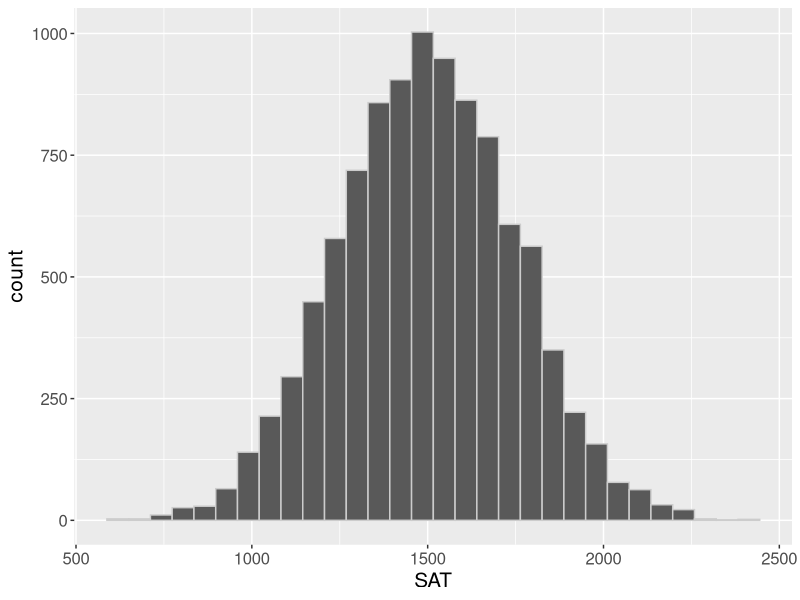
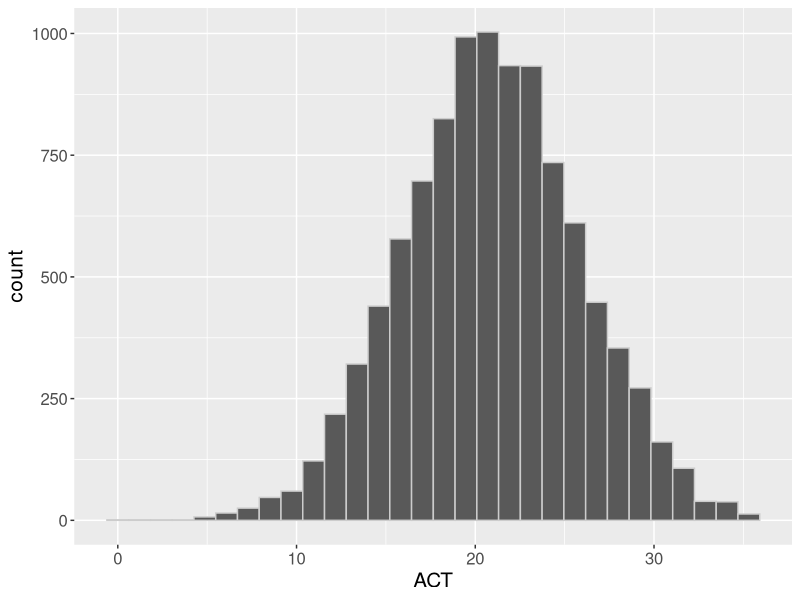
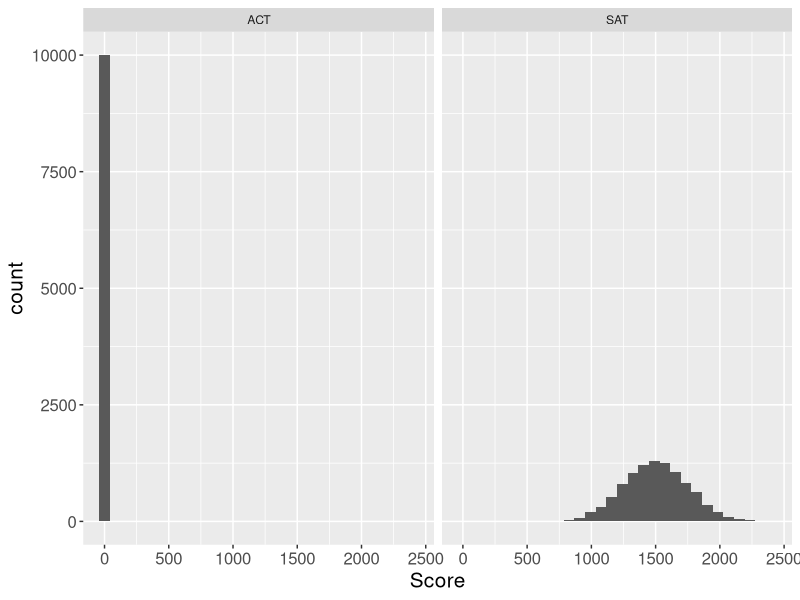
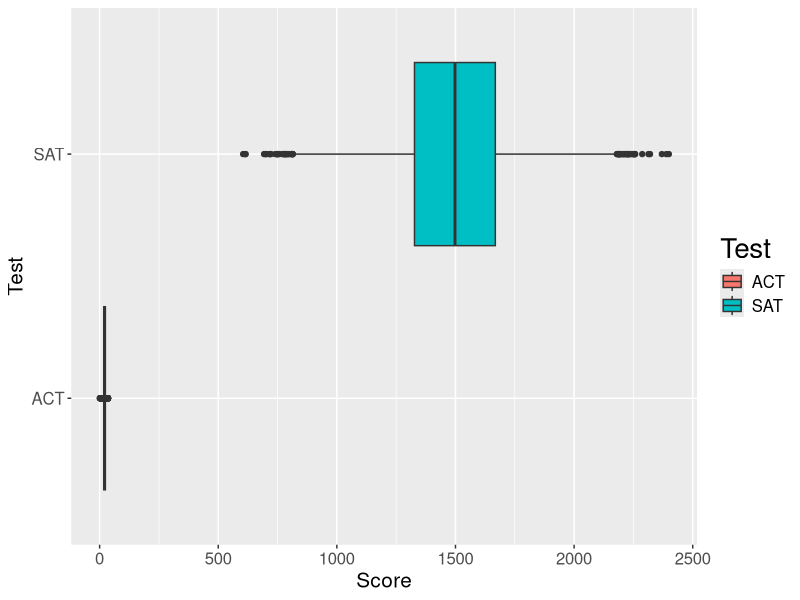
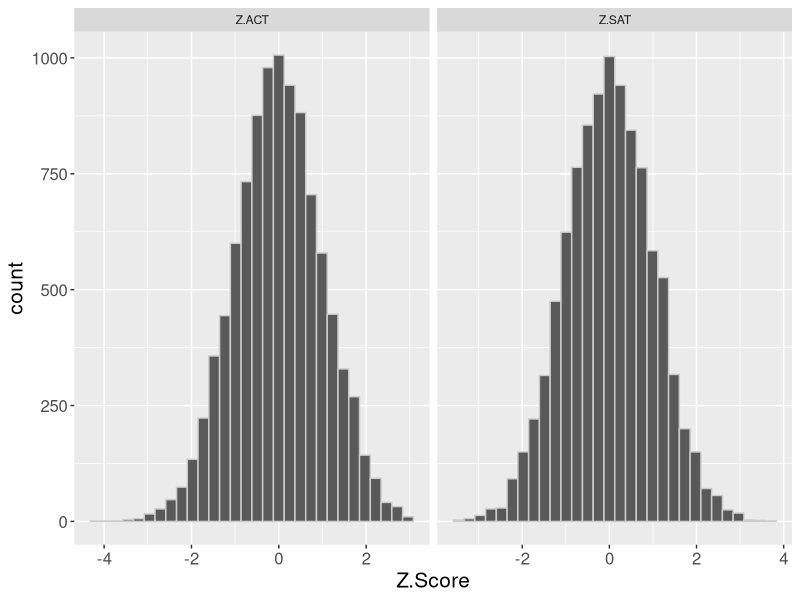
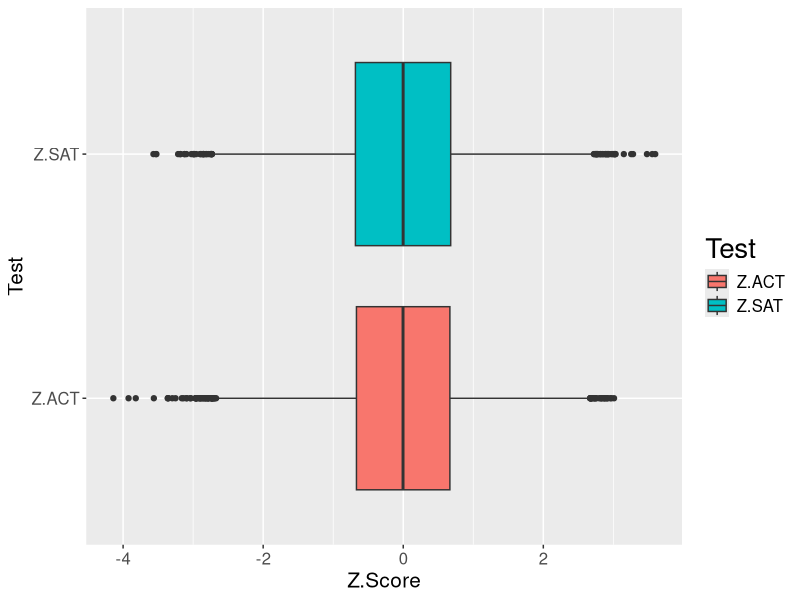
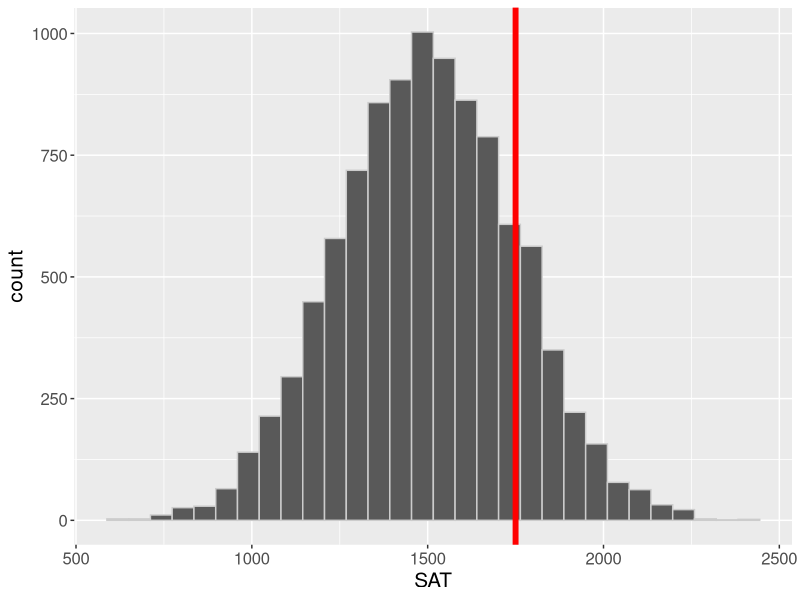
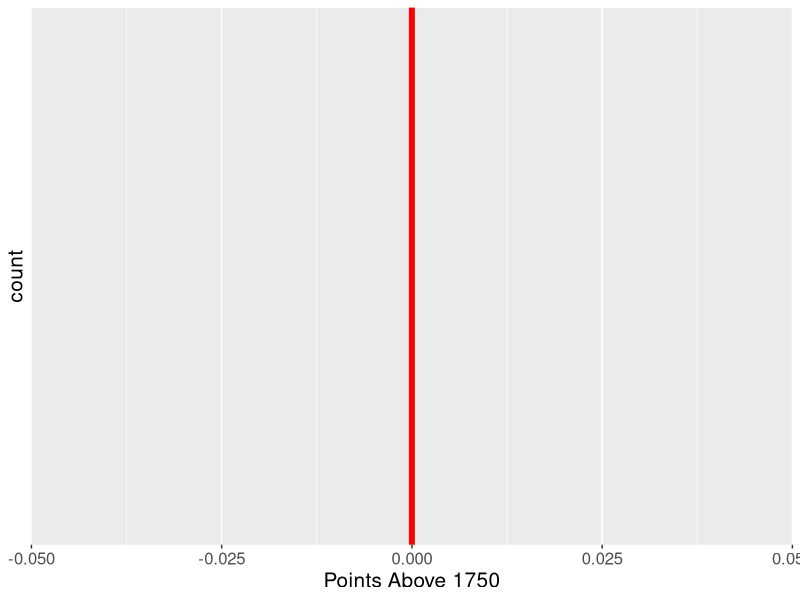

The R script that drew these images, in order:
## ---- chunk 1
knitr::opts_chunk$set(echo = FALSE, fig.width = 10, fig.height = 5, fig.align = "center", 
                      message = FALSE, warning=FALSE, cache = TRUE) 
## ---- chunk 2
library(dplyr, quietly = TRUE, warn.conflicts = FALSE)
library(tidyr, quietly = TRUE, warn.conflicts = FALSE)
library(ggplot2, quietly = TRUE, warn.conflicts = FALSE)
set.seed(250)
dat <- data.frame(ID = sample(100000:999999, 10000), SAT = rnorm(10000, 1500, 250), 
                  ACT = rnorm(10000, 21, 5))
dat$SAT <- ifelse(dat$SAT > 2400, 1500, dat$SAT)
dat$ACT <- ifelse(dat$ACT > 36, 21, dat$ACT)
dat.long <- dat %>% gather(Test, Score, -ID)
head(dat)
## ---- chunk 3
ps <- element_text(size = 12)
ps2 <- element_text(size = 15)
ps3 <- element_text(size = 20)
this.theme <- theme(axis.title.x = ps2, axis.title.y = ps2, axis.text.x = ps, axis.text.y = ps, 
                    title = ps3,
                    legend.text = ps)
ggplot(dat, aes(x = SAT)) + geom_histogram(color = "grey80") + this.theme
## ---- chunk 4
ggplot(dat, aes(x = ACT)) + geom_histogram(color = "grey80") + this.theme
## ---- chunk 5
ggplot(dat.long, aes(x = Score)) + geom_histogram() + 
  this.theme +
  facet_grid(~Test)
## ---- chunk 6
ggplot(dat.long, aes(x = Test, y = Score, fill = Test)) + geom_boxplot() + 
  this.theme + coord_flip()
## ---- chunk 7
dat.split <- split(dat.long, dat.long$Test)
t(sapply(dat.split, function(l) summary(l$Score)))[,-4]
## ---- chunk 8
t(sapply(dat.split, function(l) data.frame(Mean = mean(l$Score), "St.Dev" = sd(l$Score))))
## ---- chunk 9
dat2 <- data.frame(dat$ID, scale(dat[-1]))
colnames(dat2) <- c("ID", "Z.SAT", "Z.ACT")
dat2.long <- dat2 %>% gather(Test, Z.Score, -ID)
ggplot(dat2.long, aes(x = Z.Score)) + geom_histogram(color = "grey80") + 
  this.theme +
  facet_grid(~Test, scale="free")
## ---- chunk 10
ggplot(dat2.long, aes(x = Test, y = Z.Score, fill = Test)) + geom_boxplot() + 
  this.theme + coord_flip()
## ---- chunk 11
dat2.split <- split(dat2.long, dat2.long$Test)
t(sapply(dat2.split, function(l) summary(l$Z.Score)))[,-4]
## ---- chunk 12
t(sapply(dat2.split, function(l) 
  round(data.frame(Mean = mean(l$Z.Score), "St.Dev" = sd(l$Z.Score)))))
## ---- chunk 13
ggplot(dat, aes(x = SAT)) + geom_histogram(color = "grey80") + this.theme +
  geom_vline(xintercept = 1750, color = "red", size = 2)
## ---- chunk 14
ggplot(dat, aes(x = I(SAT - 1750))) + geom_histogram(color = "grey80") + this.theme +
  geom_vline(xintercept = 0, color = "red", size = 2) + xlab("Points Above 1750")
## ---- chunk 15
summ <- function(x){
  foo <- c(fivenum(x))
  foo <- c(foo, foo[2] - foo[4])
  foo <- c(foo, mean(x), sd(x))
  names(foo) <- c("Min", "Q1", "Median", "Q3", "Max", "IQR", "Mean", "SD")
  round(foo, 1)
}
foo <- data.frame(rbind(summ(dat$SAT), summ(dat$SAT - 1750)))
rownames(foo) <- c("SAT", "Shifted")
foo
## ---- chunk 16
data("mtcars")
foo <- data.frame(lbs = mtcars$wt*1000, kg = mtcars$wt*454)
foo <- foo %>% gather(Weight, Units)
ggplot(foo, aes(x = Weight, y = Units, fill = Weight)) +
  geom_boxplot() + this.theme + theme(legend.position = "none") +
  coord_flip()
## ---- chunk 17
foo <- data.frame(rbind(summ(mtcars$wt*1000), summ(mtcars$wt*454)))
rownames(foo) <- c("Weight (lbs)", "Weight (kg)")
foo
## ---- chunk 18
dat <- data.frame(z = rnorm(5000000))
ggplot(dat, aes(x = z)) + geom_density(fill = "darkred", alpha = .5)
## ---- chunk 19
as.data.frame(t(sapply(dat.split, function(l) 
  data.frame(Mean = mean(l$Score), "St.Dev" = sd(l$Score)))))[1,]
## ---- chunk 20
X <- data.frame(x = rnorm(300))
gg_qq <- function(X){
  y <- quantile(X$x, c(0.25, 0.75))
  x <- qnorm(c(0.25, 0.75))
  slope <- diff(y)/diff(x)
  int <- y[1L] - slope * x[1L]
  p <- ggplot(X, aes(sample=x)) +
        stat_qq(size = 2) +
        geom_abline(slope = slope, intercept = int, color="blue") +
        this.theme + xlab("Normal Quantile") + ylab("Observed Quantile")
  return(p)
}
gg_qq(X)
## ---- chunk 21
X <- data.frame(x = rchisq(300, 2))
gg_qq(X)
## ---- chunk 22
X1 = data.frame(x = rnorm(20, 100, 10))
X2 = data.frame(x = rnorm(200, 100, 10))

ggplot(X1, aes(x = x)) + geom_histogram(color = "grey80", binwidth = 5) + this.theme
## ---- chunk 23
ggplot(X2, aes(x = x)) + geom_histogram(color = "grey80", binwidth = 5) + this.theme
## ---- chunk 24
gg_qq(X1)
## ---- chunk 25
gg_qq(X2)
